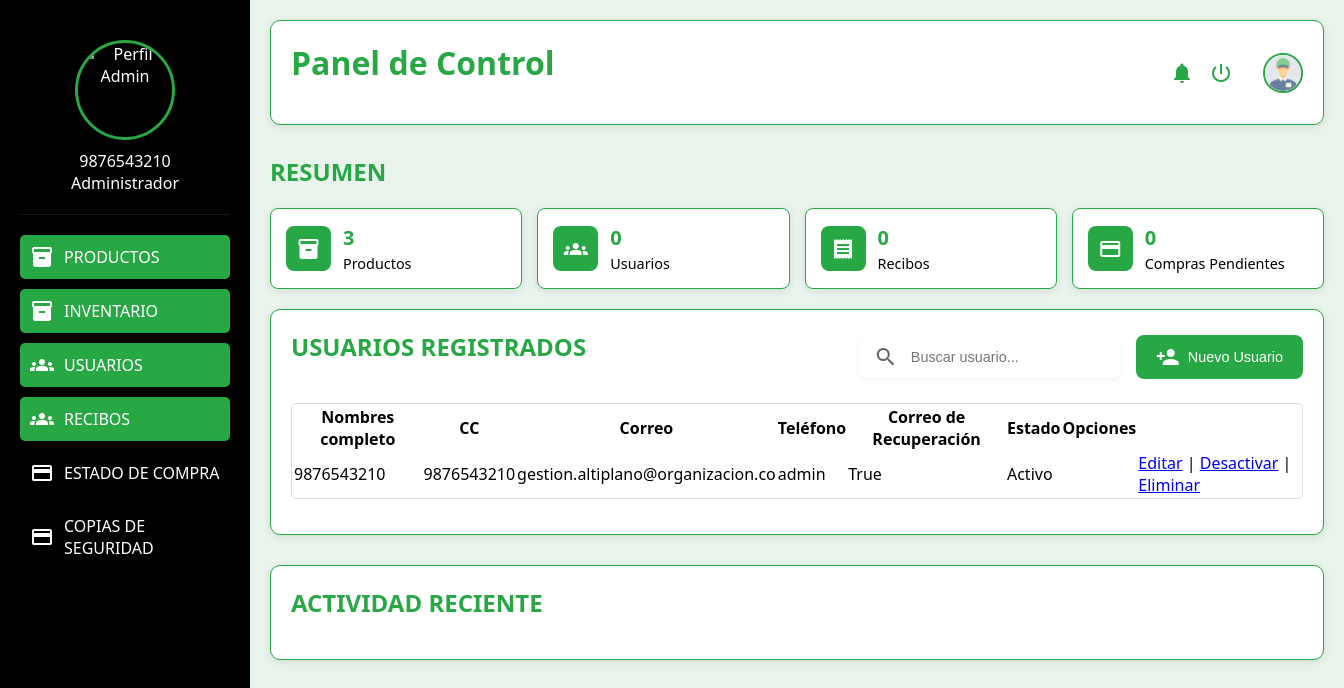
The page /dashboard/ (signed in) on the database its author committed.
### libreria/models.py (models this page shows)
class CustomUser(AbstractUser):  # Define una tupla de opciones para el campo 'role' (rol del usuario)
    ROLE_CHOICES = (
        ('admin', 'Administrador'),
        ('emple', 'empleado'),
    )
    role = models.CharField(max_length=10, choices=ROLE_CHOICES, default='user')
    email = models.EmailField(unique=True)
    USERNAME_FIELD = 'cec'
    REQUIRED_FIELDS = ['Nombre']  # Se requiere el nombre de usuario
    telefono = models.CharField(
        max_length=10,
        blank=True,
        null=True,
    )
    cec = models.CharField(
        max_length=10,
        blank=False,
        null=False,
        unique=True
    )
    nombre = models.CharField(
        max_length=10,
        blank=False,
        null=False,
        )
    apellido = models.CharField(
        max_length=10,
        blank=False,
        null=False,)
    status =models.CharField(max_length=20, default=' No activo')
    is_active = models.BooleanField(default=True)
    is_staff = models.BooleanField(default=False)
    def __str__(self):
        return self.cec

### libreria/views.py (the view)
# urls.py: path('dashboard/', dashboard_view, name='dashboard'),
@login_required
def dashboard_view(request):
    productos_count = Producto.objects.count()
    cuentas = CustomUser.objects.all()
    print(cuentas)
    return render(request, 'accounts/dashboard.html', {'cuentas': cuentas, 'productos_count': productos_count})

### libreria/templates/accounts/dashboard.html (shortened to what this page needs)
{% load static %}
<!DOCTYPE html>
<html lang="es">
<head>
	<link href="{% static 'css/styles.css' %}" rel="stylesheet">
</head>
<body>
    <div class="container">
        <aside class="sidebar">
            <div class="profile">
                <div class="profile-image">
                    <img src="assets/default-avatar.png" alt="Perfil Admin">
                </div>
                <p>{{ request.user.username }}</p>
                <p>Administrador</p>
            </div>
            <nav class="menu">
                <ul>
                    <li><a href="{% url 'productos2' %}"class="active" data-page="productos">
                        <i class="material-icons">inventory_2</i>
                        <span>PRODUCTOS</span>
                    </a></li>
                    <li><a href="{% url 'inventario' %}"class="active" data-page="inventario">
                        <i class="material-icons">inventory</i>
                        <span>INVENTARIO</span>
                    </a></li>
                    <li><a href="{% url 'dashboard' %}"class="active" data-page="dashboard">
                        <i class="material-icons">groups</i>
                        <span>USUARIOS</span>
                    </a></li>
                    <li><a href="{% url 'factura' %}"class="active" data-page="factura">
                        <i class="material-icons">groups</i>
                        <span>RECIBOS</span>
                    </a></li>
                    <li><a href="#" data-page="estado-compra">
                        <i class="material-icons">payment</i>
                        <span>ESTADO DE COMPRA</span>
                    </a></li>
                    <li><a href="{% url 'copias_seguridad' %}" data-page="estado-compra">
                        <i class="material-icons">payment</i>
                        <span>COPIAS DE SEGURIDAD</span>
                    </a></li>
                </ul>
            </nav>
        </aside>
        <main class="main-content">
            <header class="top-bar">
                <h1>Panel de Control</h1>
                <div class="user-menu">
                    <i class="material-icons">notifications</i>
                    <i class="material-icons">power_settings_new</i>
                    <img src="{% static 'images/Empleado.png' %}"alt="Perfil Usuario">
                </div>
            </header>
            <div id="main-content-area">
                <section class="dashboard-tiles">
                    <h2>RESUMEN</h2>
                    <div class="tiles-grid">
                        <div class="tile" onclick="window.location.href='productos.html'">
                            <div class="tile-content">
                                <div class="tile-icon">
                                    <i class="material-icons">inventory_2</i>
                                </div>
                                <div class="tile-info">
                                    <h3>{{ productos_count }}</h3>
                                    <p>Productos</p>
                                </div>
                            </div>
                        </div>
                        <div class="tile">
                            <div class="tile-content">
                                <div class="tile-icon">
                                    <i class="material-icons">groups</i>
                                </div>
                                <div class="tile-info">
                                    <h3>0</h3>
                                    <p>Usuarios</p>
                                </div>
                            </div>
                        </div>
                        <div class="tile">
                            <div class="tile-content">
                                <div class="tile-icon">
                                    <i class="material-icons">receipt</i>
                                </div>
                                <div class="tile-info">
                                    <h3>0</h3>
                                    <p>Recibos</p>
                                </div>
                            </div>
                        </div>
                        <div class="tile">
                            <div class="tile-content">
                                <div class="tile-icon">
                                    <i class="material-icons">payment</i>
                                </div>
                                <div class="tile-info">
                                    <h3>0</h3>
                                    <p>Compras Pendientes</p>
                                </div>
                            </div>
                        </div>
                    </div>
                </section>
                <section class="users-dashboard">
                    <div class="section-header">
                        <h2>USUARIOS REGISTRADOS</h2>
                        <div class="header-actions">
                            <div class="search-box">
                                <i class="material-icons">search</i>
                                <input type="text" placeholder="Buscar usuario...">
                            </div>
                            <button class="add-user-btn">
                                <i class="material-icons">person_add</i>
                                Nuevo Usuario
                            </button>
                        </div>
                    </div>
                    <div class="users-table-container">
                        <table class="users-table">
                            <thead>
                                <div class="table-container">
                                    <table>
                                      <thead>
                                        <tr>
                                          <th>Nombres completo</th>
                                          <th>CC</th>
                                          <th>Correo</th>
                                          <th>Teléfono</th>
                                          <th>Correo de Recuperación</th>
                                          <th>Estado</th>
                                          <th>Opciones</th>
                                        </tr>
                                      </thead>
                                      <tbody>
                                        {% for cuenta in cuentas %}
                                        <tr>
                                            <td>{{ cuenta.username }}</td>
                                            <td>{{ cuenta.cec }}</td>
                                            <td>{{ cuenta.email }}</td>
                                            <td>{{ cuenta.role }}</td>
                                            <td>{{ cuenta.is_active }}</td>
                                            <td>
                                                {% if cuenta.is_active %}
                                                    Activo
                                                {% else %}
                                                    No Activo
                                                {% endif %}
                                            </td>
                                            <td>
                                                <td>
                                                    <a href="{% url 'editar_cuenta' cuenta.id %}">Editar</a> |
                                                    {% if cuenta.is_active %}
                                                        <a href="{% url 'desactivar_cuenta' cuenta.id %}">Desactivar</a>
                                                    {% else %}
                                                        <a href="{% url 'activar_cuenta' cuenta.id %}">Activar</a>
                                                    {% endif %}
                                                    | <a href="{% url 'eliminar_cuenta' cuenta.id %}" onclick="return confirm('¿Está seguro de eliminar esta cuenta?');">Eliminar</a>
                                                </td>
                                            </tr>
                                        {% empty %}
                                        <tr>
                                            <td colspan="9">No hay cuentas registradas.</td>
                                        </tr>
                                        {% endfor %}
                                    </tbody>
                        </table>
                    </div>
                </section>
                <section class="timeline">
                    <h2>ACTIVIDAD RECIENTE</h2>
                </section>
            </div>
        </main>
    </div>
</body>
</html>

### rows shown on the page
CustomUser: user.username "9876543210", username "9876543210", cec "9876543210", email "gestion.altiplano@organizacion.co", role "admin", is_active "True", shows "Activo", shows "Desactivar"

### other values the page prints
{{ productos_count }} "3"
